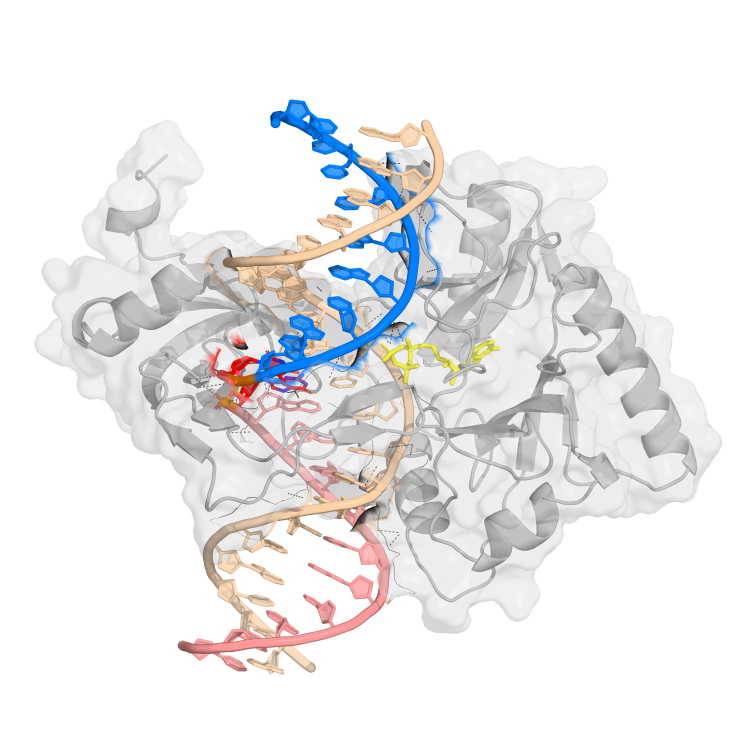
#> input picture Figures/sup_figure_comparision_of_orf55_complexes/output/parts/A_nicked.png, 1500 x 1500 px (shown at 1/2 size); its folder holds 4 pictures in this run
$ python 03_montage.py
#> lines starting #> are read from the running program, lines starting #| are printed output that depends on the picture
#!/usr/bin/env python3
"""Montage the per-substrate PyMOL panels (pymol/renders/parts/) into labelled supplementary figures.
A_<sub>.png = enzyme-DNA interface;  B_<sub>.png = same model coloured by AlphaFold pLDDT."""
import os
from PIL import Image, ImageDraw, ImageFont, ImageChops

ROOT  = os.path.dirname(os.path.dirname(os.path.abspath(__file__)))
PARTS = os.path.join(ROOT, "output", "parts")
OUT   = os.path.join(ROOT, "output")
PANEL = [("nicked", "nicked"), ("gap1nt", "1-nt gap"), ("gap2nt", "2-nt gap")]

# font sizes tuned for the ~4000 px wide, 300-dpi output
F_PANEL, F_ROW, F_LEG = 58, 46, 40
F_ROW_TAG = 48   # "A"/"B" row letters — 3x the nominal Supplementary Figure 1 size (16), i.e. its
                 # actual rendered size there (16 pt Plotly x scale 3)

LEGEND_A = [("#b3b3b3", "ORF55"),
            ("#f5deb3", "continuous strand"),
            ("#4a70b8", "upstream arm (3′-OH)"),
            ("#fa8072", "downstream arm (5′-P)"),
            ("#e03030", "nick / gap"),
            ("#ffd21f", "ATP"),
            ("dash",    "protein–DNA H-bond")]
LEGEND_B = [("#0D57D3", "very high  (pLDDT ≥ 90)"),
            ("#65CBF3", "high  (70–90)"),
            ("#FFDB13", "low  (50–70)"),
            ("#FF7D45", "very low  (< 50)"),
            ("#9E1CBD", "ATP")]

def font(sz, bold=False):
    cands = ([("/System/Library/Fonts/Helvetica.ttc", 1),
              ("/System/Library/Fonts/Supplemental/Arial Bold.ttf", 0)] if bold else
             [("/System/Library/Fonts/Helvetica.ttc", 0),
              ("/System/Library/Fonts/Supplemental/Arial.ttf", 0)])
    for p, i in cands:
        if os.path.exists(p):
            return ImageFont.truetype(p, sz, index=i)
    return ImageFont.load_default()

def content_bbox(im):
    return ImageChops.difference(im, Image.new("RGB", im.size, "white")).getbbox()

def load_cropped(prefix):
    ims = [Image.open(f"{PARTS}/{prefix}_{t}.png").convert("RGB") for t, _ in PANEL]
    boxes = [b for b in (content_bbox(i) for i in ims) if b]
    if boxes:
        pad = 25
        l = max(0, min(b[0] for b in boxes) - pad)
        t = max(0, min(b[1] for b in boxes) - pad)
        r = min(ims[0].width,  max(b[2] for b in boxes) + pad)
        b = min(ims[0].height, max(b[3] for b in boxes) + pad)
        ims = [i.crop((l, t, r, b)) for i in ims]
    return ims

def _tw(d, s, f):
    b = d.textbbox((0, 0), s, font=f)
    return b[2] - b[0]

def draw_legend(d, W, y, cells, f, hf, sw=44, gap_in=15, item_gap=42,
                tight_gap=14, group_gap=100, group_pad=18):
    """Horizontal legend, centred on canvas width W, swatch tops at y.
    cells: (colour, label) | ("dash", label) | ("group", header, [(colour, label), ...])
    A group is drawn with a small centred header and tight internal spacing, set off
    from the neighbouring items by group_gap."""
    def item_w(lab):
        return sw + gap_in + _tw(d, lab, f)

    seg_w = []
    for c in cells:
        if c[0] == "group":
            inner = sum(item_w(l) for _, l in c[2]) + tight_gap * (len(c[2]) - 1)
            seg_w.append(max(inner + 2 * group_pad, _tw(d, c[1], hf)))
        else:
            seg_w.append(item_w(c[1]))
    total = sum(seg_w) + group_gap * (len(cells) - 1)
    x = (W - total) / 2

    for c, w in zip(cells, seg_w):
        if c[0] == "group":
            inner = sum(item_w(l) for _, l in c[2]) + tight_gap * (len(c[2]) - 1)
            d.text((x + w / 2, y - 12), c[1], font=hf, fill="#222", anchor="mb")
            xx = x + (w - inner) / 2
            for col, lab in c[2]:
                d.rectangle([xx, y, xx + sw, y + sw], fill=col, outline="#888", width=2)
                d.text((xx + sw + gap_in, y + sw / 2), lab, font=f, fill="#222", anchor="lm")
                xx += item_w(lab) + tight_gap
        else:
            col, lab = c
            if col == "dash":
                yc = y + sw // 2
                for s in range(0, sw, 14):
                    d.line([(x + s, yc), (x + s + 8, yc)], fill="#444", width=5)
            else:
                d.rectangle([x, y, x + sw, y + sw], fill=col, outline="#888", width=2)
            d.text((x + sw + gap_in, y + sw / 2), lab, font=f, fill="#222", anchor="lm")
        x += w + group_gap
    return x

def strip(prefix, outname, legend, sublabels=None):
    ims = load_cropped(prefix)
    h, gap = ims[0].height, 24
    W = sum(i.width for i in ims) + gap * (len(ims) - 1)
    fP, fL, fS = font(F_PANEL), font(F_LEG), font(44)
    top, legh = 76, 250
    subh = 54 if sublabels else 0
    legend_gap = 72                       # space between the panel block (incl. sublabels) and the legend
    canvas = Image.new("RGB", (W, h + top + subh + legend_gap + legh), "white")
    d = ImageDraw.Draw(canvas)
    x = 0
    for (t, label), im in zip(PANEL, ims):
        canvas.paste(im, (x, top))
        d.text((x + im.width / 2, 10), label, font=fP, fill="black", anchor="mt")
        if sublabels:
            d.text((x + im.width / 2, top + h + 6), sublabels[t], font=fS, fill="#333", anchor="mt")
        x += im.width + gap
    ly = h + top + subh + legend_gap + 54            # + room for a group header above the swatches
    draw_legend(d, W, ly, legend, fL, font(F_LEG, bold=True))
    d.text((W / 2, ly + 86), "same view and scale in all panels", font=font(32), fill="#666", anchor="mt")
    canvas.save(f"{OUT}/{outname}", dpi=(300, 300))
    print("wrote", outname, canvas.size)

def combined(outname):
    fP, fR, fL = font(F_PANEL), font(F_ROW), font(F_LEG)
    fTag = font(F_ROW_TAG, bold=True)   # "A"/"B" letters: Supplementary Figure 1's nominal size, bold
    A = load_cropped("A"); B = load_cropped("B")
    colw, gap = A[0].width, 24
    W = colw * 3 + gap * 2
    header, rowlab, legh = 74, 58, 120
    pad_bottom = 20 + 71   # +0.6 cm at 300 dpi so the last legend row is not clipped
    Htot = header + rowlab + A[0].height + legh + rowlab + B[0].height + legh + pad_bottom
    canvas = Image.new("RGB", (W, Htot), "white")
    d = ImageDraw.Draw(canvas)
    for k, (_t, label) in enumerate(PANEL):
        d.text((k * (colw + gap) + colw / 2, 10), label, font=fP, fill="black", anchor="mt")
    y = header
    for tag, title, ims, legend in (
            ("A", "Enzyme–DNA interface (highest-confidence model per substrate)", A, LEGEND_A),
            ("B", "Same models, coloured by AlphaFold pLDDT", B, LEGEND_B)):
        gap_after_tag = d.textlength(tag + "   ", font=fR) - d.textlength(tag, font=fR)
        d.text((6, y + (F_ROW - F_ROW_TAG) / 2), tag, font=fTag, fill="black", anchor="lt")
        d.text((6 + d.textlength(tag, font=fTag) + gap_after_tag, y), title, font=fR,
               fill="black", anchor="lt")
        y += rowlab
        for k, im in enumerate(ims):
            canvas.paste(im, (k * (colw + gap), y))
        y += ims[0].height + 54
        draw_legend(d, W, y, legend, fL, font(F_LEG, bold=True))
        y += legh
    canvas.save(f"{OUT}/{outname}", dpi=(300, 300))
    print("wrote", outname, canvas.size)

strip("A", "SuppFig_interface_overview.png", LEGEND_A)
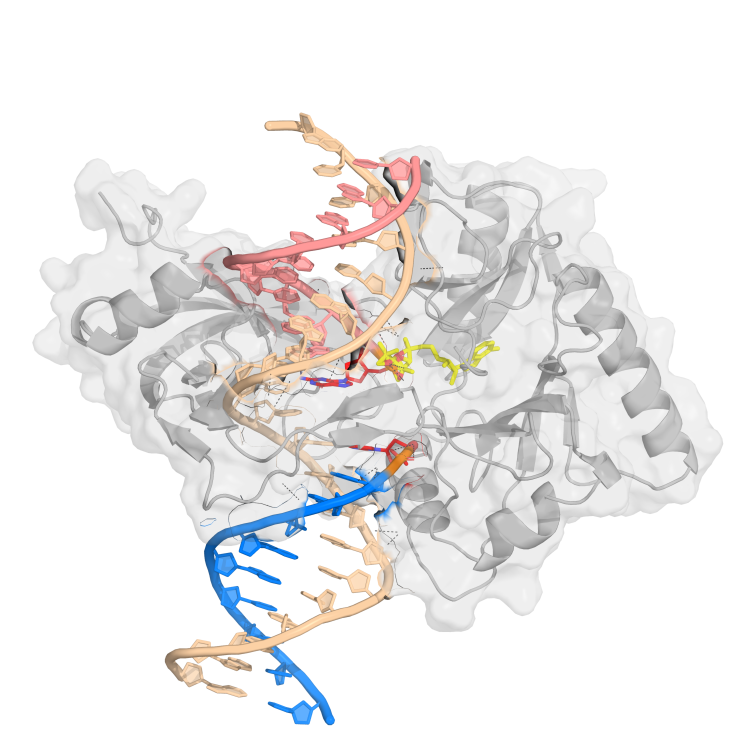
#> input picture Figures/sup_figure_comparision_of_orf55_complexes/output/parts/A_gap1nt.png, 1500 x 1500 px (shown at 1/2 size)
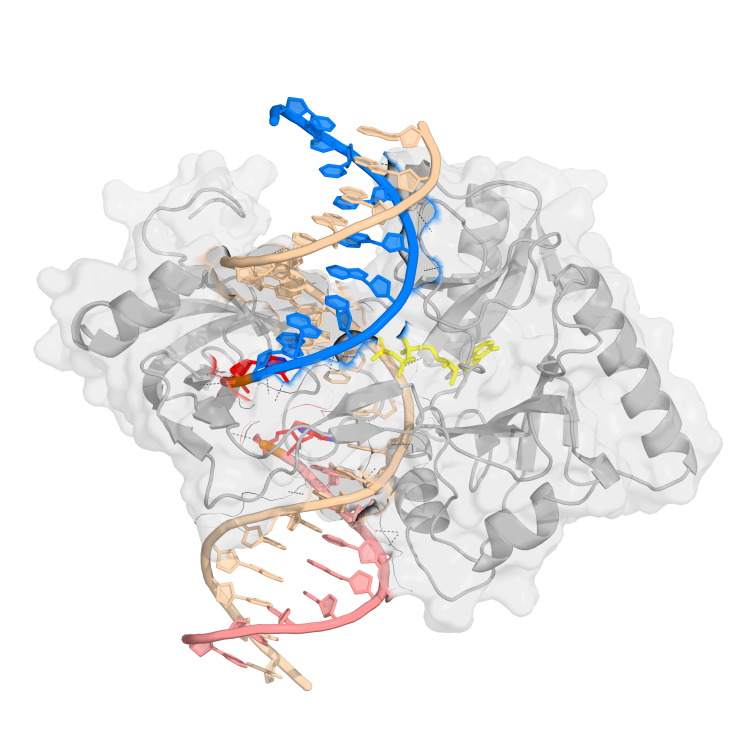
#> input picture Figures/sup_figure_comparision_of_orf55_complexes/output/parts/A_gap2nt.png, 1500 x 1500 px (shown at 1/2 size)
#> in load_cropped, `ims = [Image.open(f"{PARTS}/{prefix}_{t}.png").convert("RGB") for t, _..`: ims = 3 items
#> in load_cropped, `boxes = [b for b in (content_bbox(i) for i in ims) if b]`: boxes = [(67, 198, 1445, 1350), (64, 224, 1447, 1451), (66, 193, 1447, 1383)]
#> in load_cropped, `l = max(0, min(b[0] for b in boxes) - pad)`: l = 39
#> in load_cropped, `t = max(0, min(b[1] for b in boxes) - pad)`: t = 168
#> in load_cropped, `r = min(ims[0].width,  max(b[2] for b in boxes) + pad)`: r = 1472
#> in load_cropped, `b = min(ims[0].height, max(b[3] for b in boxes) + pad)`: b = 1476
#> in strip, `ims = load_cropped(prefix)`: ims = 3 items
#> in strip, `W = sum(i.width for i in ims) + gap * (len(ims) - 1)`: W = 4347
#> in strip, `canvas = Image.new("RGB", (W, h + top + subh + legend_gap + legh), "wh..`: canvas: PIL image 4347x1706 RGB; every value is 255
#> the loop in strip, `for (t, label), im in zip(PANEL, ims):` made 3 passes
#> (t, label, x) on passes 1 to 3: ('nicked', 'nicked', 1457), ('gap1nt', '1-nt gap', 2914), ('gap2nt', '2-nt gap', 4371)
#> after the loop in strip, `for (t, label), im in zip(PANEL, ims):`:
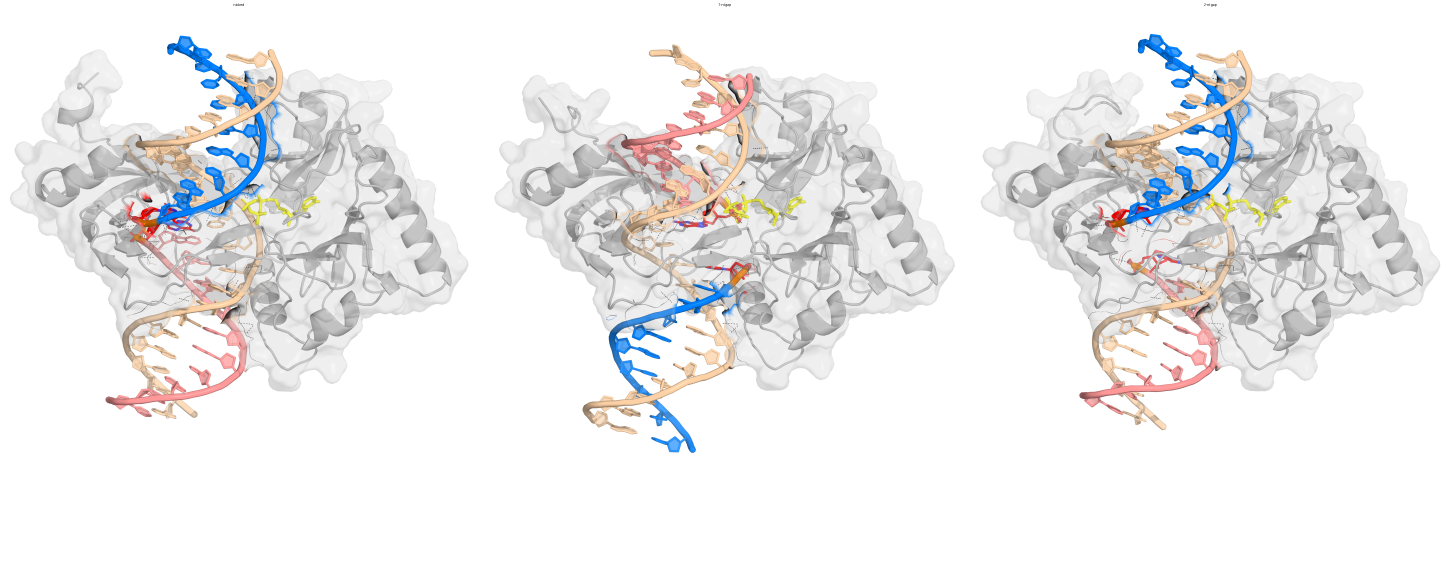
#> canvas: PIL image 4347x1706 RGB (shown at 1/3 size); mean R, G, B 238.2, 237.5, 237.7
#> after the loop in strip, `for (t, label), im in zip(PANEL, ims):`: x = 4371
#> after the loop in draw_legend, `for c in cells:`: seg_w = [90, 143, 161, 165, 104, 77, 156]
#> in draw_legend, `total = sum(seg_w) + group_gap * (len(cells) - 1)`: total = 1496
#> in draw_legend, `x = (W - total) / 2`: x = 1425.5
#> the loop in draw_legend, `for c, w in zip(cells, seg_w):` made 7 passes
#> (c, w, col, lab, yc, x) on pass 7: (('dash', 'protein–DNA H-bond'), 156, 'dash', 'protein–DNA H-bond', 1532, 3021.5)
#> (c, w, col, lab, x) on passes 1, 2, 5, 6: (('#b3b3b3', 'ORF55'), 90, '#b3b3b3', 'ORF55', 1615.5), (('#f5deb3', 'continuous strand'), 143, '#f5deb3', 'continuous strand', 1858.5), (('#e03030', 'nick / gap'), 104, '#e03030', 'nick / gap', 2588.5), (('#ffd21f', 'ATP'), 77, '#ffd21f', 'ATP', 2765.5)
#> after the loop in draw_legend, `for c, w in zip(cells, seg_w):`: x = 3021.5
#> in strip, `canvas.save(f"{OUT}/{outname}", dpi=(300, 300))`:
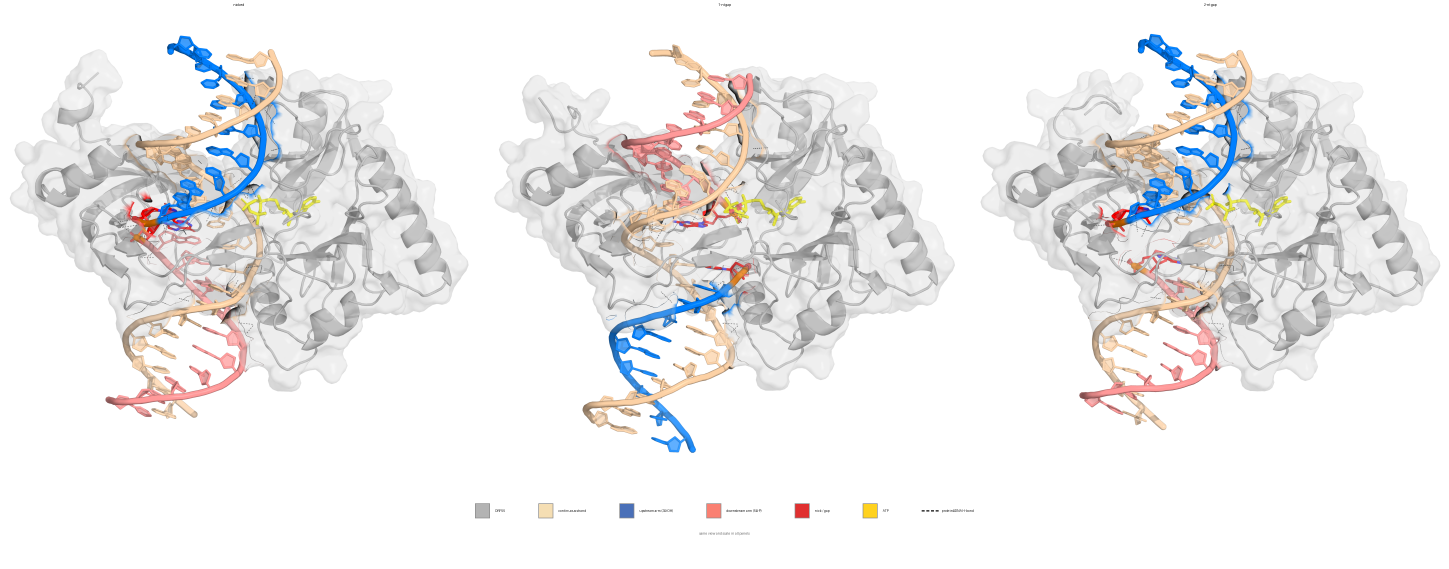
#> saved as SuppFig_interface_overview.png: PIL image 4347x1706 RGB (shown at 1/3 size); mean R, G, B 238, 237.3, 237.5
#| wrote SuppFig_interface_overview.png (4347, 1706)
strip("B", "SuppFig_plddt.png", LEGEND_B)
#> (the run stopped early here; a loop or call above may not have finished)
